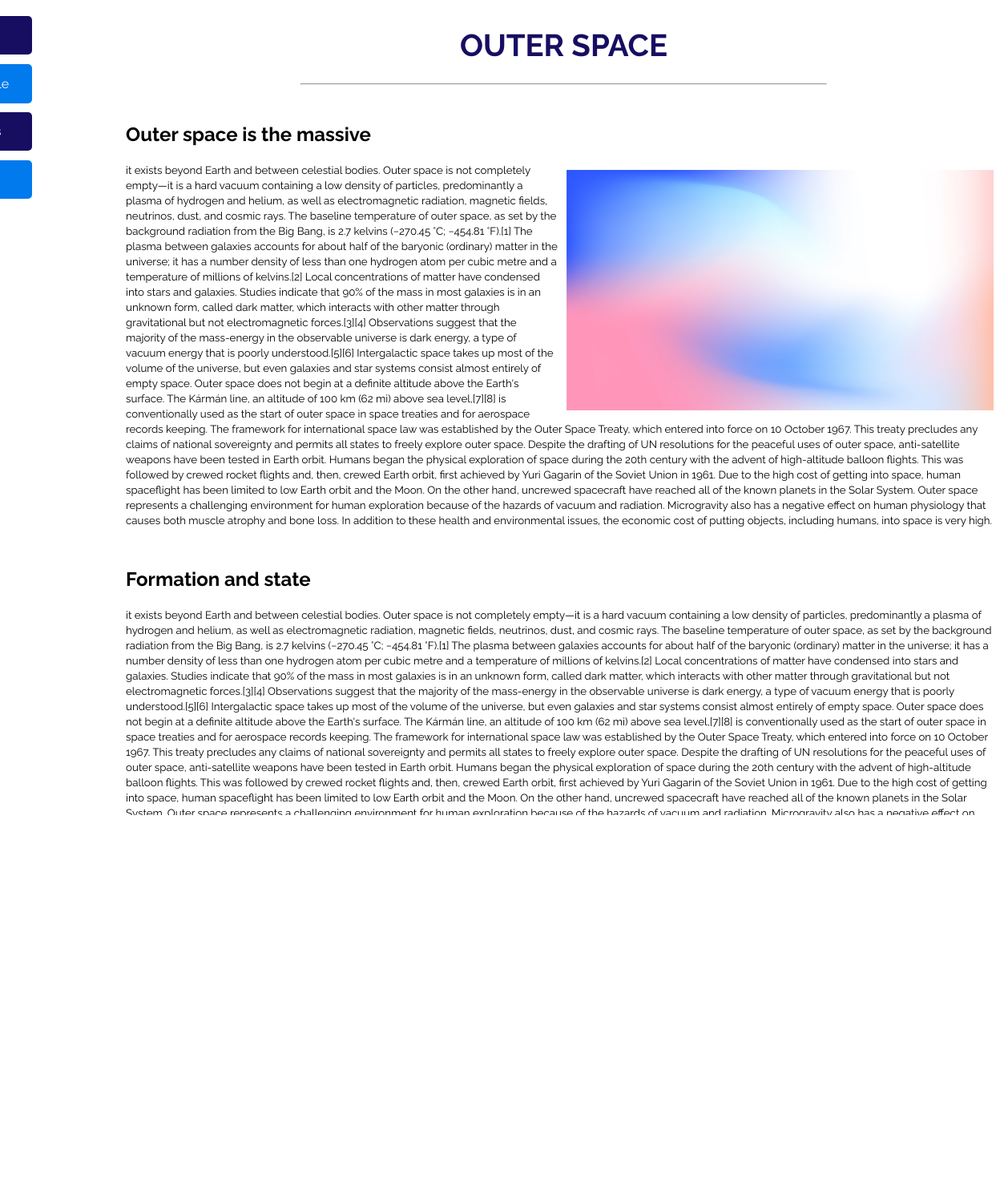
The app's page /article/1/ with its own data.
### article/models.py (models this page shows, shortened)
class post(models.Model):
    title = models.CharField(max_length=60)
    subtitle_1 = models.CharField(max_length=50)
    para_1 = models.TextField()
    subtitle_2 = models.CharField(max_length=50, blank=True)
    para_2 = models.TextField(blank=True)
    description = models.CharField(max_length=300, default="none")
    image = models.ImageField(blank=True, null=True, upload_to='image/')
    creator = models.CharField(max_length=30)
    date = models.DateField(default=date.today())
    def get_absolute_url_2(self):
        return reverse('article', kwargs={'my_id' :self.id +1})

### article/views.py (the view)
# urls.py: path('article/<int:my_id>/', ArticleDetail, name='article'),
def ArticleDetail(request,my_id):
    form = CommentForm(request.POST or None)
    if form.is_valid():
        form.save()
        form = CommentForm()
    obj = post.objects.get(id=my_id)
    context = {
        "item": obj,
        'form': form
    }
    return render(request, 'article.html', context)

### comments/forms.py
class CommentForm(forms.ModelForm):
    class Meta:
        model = comments
        fields = [
            'comment',
            'name',
            'email'
        ]
        widgets = {
            'name': forms.TextInput(attrs={'class': 'comment-name'}),
            'email': forms.TextInput(attrs={'class': 'comment-email'}),
            'comment': forms.Textarea(attrs={'class': 'comment', 'placeholder': 'Enter Your Comment'}),
        }

### templates/article.html (shortened to what this page needs)
{% load static %}
<!DOCTYPE html>
<html>
    <head>
        <link rel="stylesheet" href="{% static 'stylesheet3.css' %}">
    </head>
    <body>
        <div class="main">
            <div>
                <div style="height: 200px;"></div>
                <div id="mySidenav" class="sidenav" >
                    <a href="{% url 'list' %}" id="about">Home</a>
                    <a href="{{ item.get_absolute_url_2 }}"" id="blog" style="font-size: 1rem;">Next Article</a>
                    <a href="#commentsection" id="projects">Comments</a>
                    <a href="{% url 'signin' %}" id="contact">Log Out</a>
                </div>
            </div>
            <div>
                <h1 class='title'>{{item.title}}</h1>
                <hr style="width: 60%; color: rgb(23, 14, 98);">
                <br>
                <h2>{{item.subtitle_1}}</h2>
                <img src="/media/{{item.image}}" style="float: right; height: 300px; border-radius: 5px; border: 10px solid white ;" >
                <small>{{item.para_1}}</small>
                <h2 style="margin-top: 50px;">{{item.subtitle_2}}</h2>
                <small>{{item.para_1}}</small>
                <div>
                    <small style="font-size: x-small;"><b>~{{item.creator}}</b></small>
                    <small style="font-size: x-small;"><b>({{item.date}})</b></small>
                </div>
                <hr style="width: 60%; color: rgb(23, 14, 98);">
                <h2 style="text-align: center;">Leave a comment</h2>
                <form method="POST" id="commentsection"> {%csrf_token%}
                    <span>Name {{form.name}}</span>
                    <span>Email ID {{form.email}}</span>
                    <div> {{form.comment}}</div>
                    <input type='submit' value='Add Comment' class="button"/>
                </form>
            </div>
        </div>
    </body>
</html>

### login_form/static/stylesheet3.css (style rules this page uses)
body { font-family: 'Raleway', sans-serif; }
.main { display: grid; grid-template-columns: 12% 88%; }
.title { text-align: center; color: rgb(23, 14, 98); text-transform: uppercase; font-size: 2.4rem; }
.comment-name { width: 40%; margin-right: 3%; font-family: 'Raleway', sans-serif; transition: all 0.5s ease ; }
.comment-email { width: 40%; font-family: 'Raleway', sans-serif; transition: all 0.5s ease ; }
.comment { margin-top: 30px; font-family: 'Raleway', sans-serif; width:100%; transition: all 0.5s ease ; }
.button { border: 0px solid white; margin: 20px 45%; height: 3rem; width: 10rem; background-color: rgb(23, 14, 98); border-radius: 5px; color:white; }
#mySidenav a { position: absolute; left: -90px; transition: 0.3s; padding: 15px; width: 100px; text-decoration: none; font-size: 15px; color: white; border-radius: 0 5px 5px 0; }
#about { top: 20px; background-color: rgb(23, 14, 98); }
#blog { top: 80px; background-color: rgb(0, 122, 236); }
#projects { top: 140px; background-color: rgb(23, 14, 98); }
#contact { top: 200px; background-color: rgb(0, 122, 236) }

### records on screen
post: title "OUTER SPACE", subtitle_1 "Outer space is the massive", image (picture), para_1 "it exists beyond Earth and between celestial bodies. Outer space is not completely empty—it is a hard vacuum containing a low density of particles, predominantly a plasma of hydrogen and helium, as well as electromagnetic radiation, magnetic fields, neutrinos, dust, and cosmic rays. The baseline temperature of outer space, as set by the background radiation from the Big Bang, is 2.7 kelvins (−270.45 °C; −454.81 °F).[1] The plasma between galaxies accounts for about half of the baryonic (ordinary) matter in the universe; it has a number density of less than one hydrogen atom per cubic metre and a temperature of millions of kelvins.[2] Local concentrations of matter have condensed into stars…", subtitle_2 "Formation and state"
